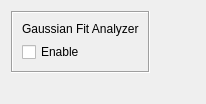
<?xml version="1.0" encoding="UTF-8"?>
<ui version="4.0">
 <class>GaussianFitAnalyzer</class>
 <widget class="QWidget" name="GaussianFitAnalyzer">
  <property name="geometry">
   <rect>
    <x>0</x>
    <y>0</y>
    <width>206</width>
    <height>104</height>
   </rect>
  </property>
  <property name="windowTitle">
   <string>Form</string>
  </property>
  <layout class="QGridLayout" name="gridLayout">
   <item row="0" column="1">
    <spacer name="horizontalSpacer">
     <property name="orientation">
      <enum>Qt::Horizontal</enum>
     </property>
     <property name="sizeHint" stdset="0">
      <size>
       <width>40</width>
       <height>20</height>
      </size>
     </property>
    </spacer>
   </item>
   <item row="0" column="0">
    <widget class="QFrame" name="frame">
     <property name="frameShape">
      <enum>QFrame::Box</enum>
     </property>
     <property name="frameShadow">
      <enum>QFrame::Sunken</enum>
     </property>
     <layout class="QVBoxLayout" name="verticalLayout">
      <item>
       <widget class="QLabel" name="label">
        <property name="text">
         <string>Gaussian Fit Analyzer</string>
        </property>
       </widget>
      </item>
      <item>
       <widget class="QCheckBox" name="enable_checkBox">
        <property name="text">
         <string>Enable</string>
        </property>
       </widget>
      </item>
     </layout>
    </widget>
   </item>
   <item row="1" column="0">
    <spacer name="verticalSpacer">
     <property name="orientation">
      <enum>Qt::Vertical</enum>
     </property>
     <property name="sizeHint" stdset="0">
      <size>
       <width>20</width>
       <height>40</height>
      </size>
     </property>
    </spacer>
   </item>
  </layout>
 </widget>
 <resources/>
 <connections/>
</ui>
